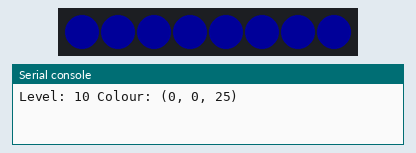
Simulated run of this program. Board: Raspberry Pi Pico running MicroPython. On the bench: 8 RGB LEDs in strip order, left to right, the last lines printed to the serial console. Dim RGB values are drawn brighter than linear. At 6.8 s the program stops and its outputs stay as they are.

Above: at 0.1 s.
At 0.75 s:
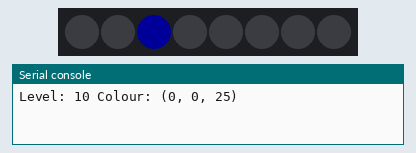
At 1.4 s:
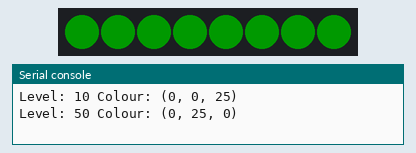
At 2.05 s:
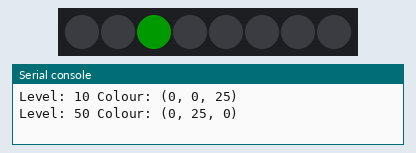
At 2.7 s:
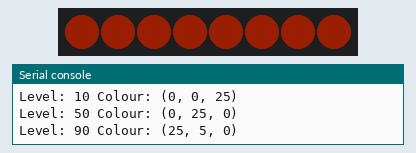
At 3.86 s:
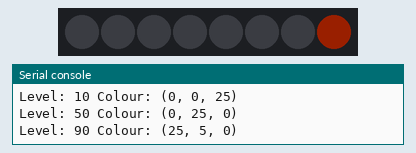
Timing chart, 0 to 8.3 s (numbered marks = the images above):
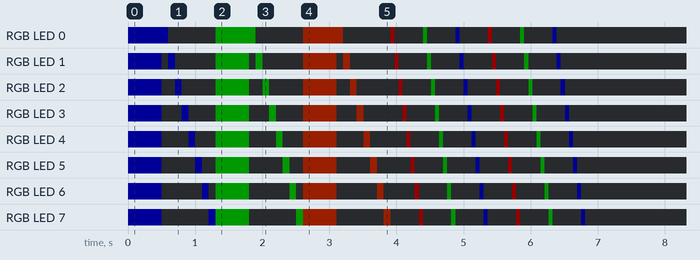

The program:

02_pixel_functions.py
```python
from machine import Pin
from neopixel import NeoPixel
from time import sleep_ms

PIXEL_PIN = 16
PIXEL_COUNT = 8
OFF = (0, 0, 0)

pixels = NeoPixel(Pin(PIXEL_PIN), PIXEL_COUNT)


def show_colour(colour):
    pixels.fill(colour)
    pixels.write()


def chase(colour, delay_ms):
    for index in range(PIXEL_COUNT):
        pixels.fill(OFF)
        pixels[index] = colour
        pixels.write()
        sleep_ms(delay_ms)


def level_to_colour(percent):
    if percent < 33:
        return (0, 0, 25)
    if percent < 66:
        return (0, 25, 0)
    return (25, 5, 0)


try:
    for level in [10, 50, 90]:
        colour = level_to_colour(level)
        print("Level:", level, "Colour:", colour)
        show_colour(colour)
        sleep_ms(500)
        chase(colour, 100)

    for lap in range(2):
        for colour in [(20, 0, 0), (0, 20, 0), (0, 0, 20)]:
            chase(colour, 60)
finally:
    show_colour(OFF)
```

Measured:
- by itself, RGB LED 0: off → RGB(0, 0, 25) at 0.00 s, → off 0.60 s later, → RGB(0, 25, 0) 0.70 s later, → off 0.60 s later, … (18 changes in this stretch)
- by itself, RGB LED 1: off → RGB(0, 0, 25) at 0.00 s, → off 0.50 s later, → RGB(0, 0, 25) 0.10 s later, → off 0.10 s later, … (24 changes in this stretch)
- what the display in image 2 shows lasts 0.5 s, from 1.3 s to 1.8 s
